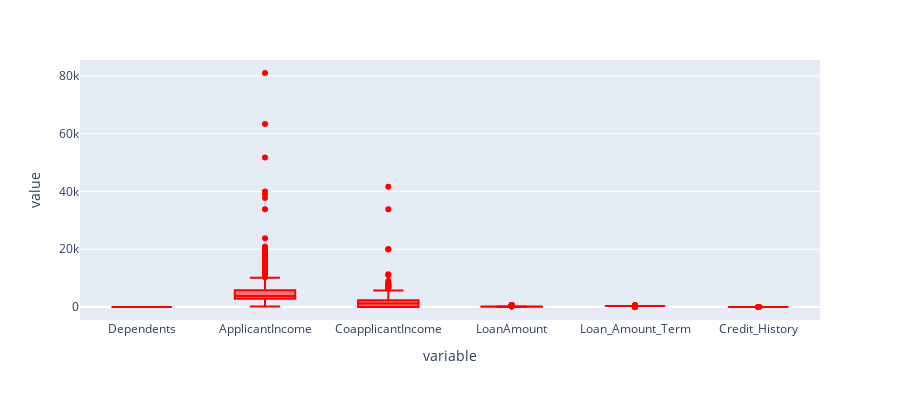

Notebook source saved alongside this figure:
### Code cell
only_numeric=df.select_dtypes(
    include=['float','int']).columns

figx=px.box(df,y=only_numeric,width=900,height=400,color_discrete_sequence=['red'])
figx.show()

### Figure 1 — Plotly figure (JSON) as saved in the notebook; plotly's stock layout.template omitted (floating-point values rounded to 4 significant figures; data arrays with more than 128 entries replaced by an {"elided": "..."} marker saying what was removed)
{"data": [{"alignmentgroup": "True", "hovertemplate": "variable=%{x}<br>value=%{y}<extra></extra>", "legendgroup": "", "marker": {"color": "red"}, "name": "", "notched": false, "offsetgroup": "", "orientation": "v", "showlegend": false, "type": "box", "x": {"elided": "3684 str values"}, "x0": " ", "xaxis": "x", "y": {"elided": "3684 float values"}, "y0": " ", "yaxis": "y"}], "layout": {"boxmode": "group", "height": 400, "legend": {"tracegroupgap": 0}, "margin": {"t": 60}, "width": 900, "xaxis": {"anchor": "y", "domain": [0, 1], "title": {"text": "variable"}}, "yaxis": {"anchor": "x", "domain": [0, 1], "title": {"text": "value"}}}}
